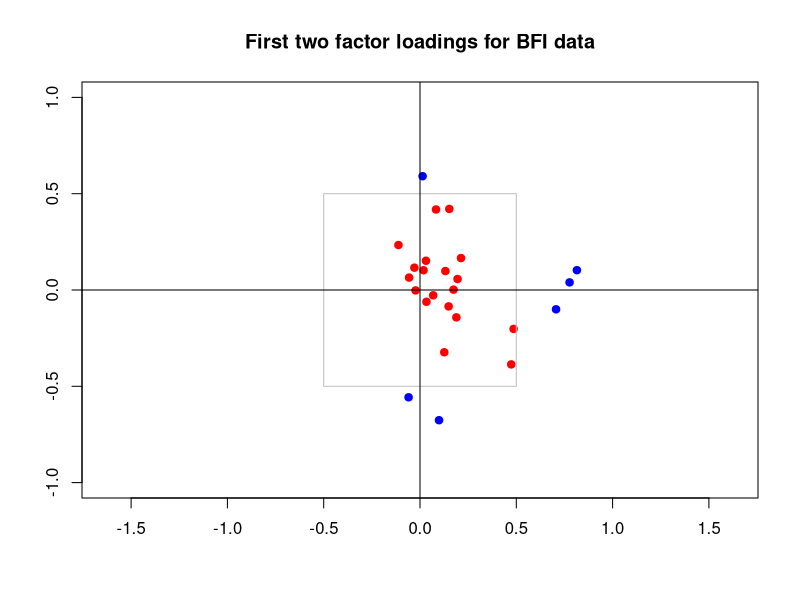

This chart was generated by the following R code:
library("psych")
# principal component extraction
pc  <- fa(bfi[,1:25], nfactors=5)
pdf("rotation.pdf", width=5, height=5)
col <- ifelse(apply(abs(pc$loadings[,1:2])<0.5, 1, all), "red", "blue")
plot(pc$loadings[,1:2], pch=19, asp=T, xlab="", ylab="", col=col,
		 main="First two factor loadings for BFI data", xlim=c(-1,1), ylim=c(-1,1))
rect(-0.5,-0.5,0.5,0.5, border='grey')
abline(v=0)
abline(h=0)
dev.off()
if (interactive()) browseURL(paste0(getwd(),"/rotation.pdf"))
